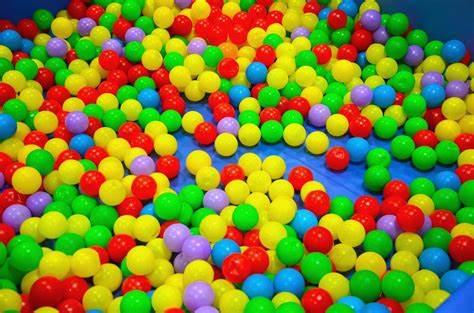
#> input picture opencv/resources/balls.jpg, 474 x 313 px
$ python split_method.py
#> lines starting #> are read from the running program, lines starting #| are printed output that depends on the picture
import cv2 as cv

img = cv.imread('resources/balls.jpg')
#> img is the input picture: shape (313, 474, 3); mean B, G, R 48.4, 132.2, 128.5
b,g,r = cv.split(img)
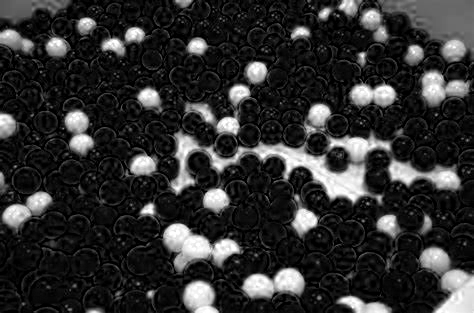
#> b: shape (313, 474); min 0, max 255, mean 48.4
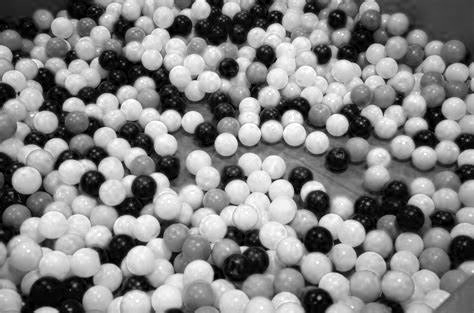
#> g: shape (313, 474); min 0, max 255, mean 132.2
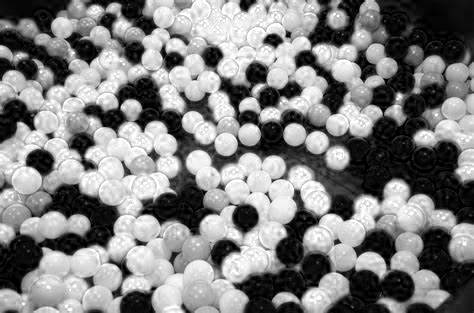
#> r: shape (313, 474); min 0, max 255, mean 128.5
cv.imshow('Blue',b)
cv.imshow('Green',g)
cv.imshow('Red',r)
cv.imshow('original image',img)
cv.waitKey(0)
cv.destroyAllWindows()

$ run again, with opencv/resources/apple.jpg copied over opencv/resources/balls.jpg
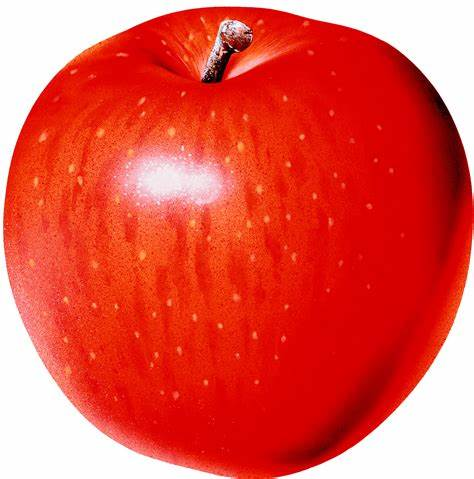
#> input picture opencv/resources/apple.jpg, 474 x 479 px
#> img is the input picture: shape (479, 474, 3); mean B, G, R 72.3, 83.8, 229
#> `b,g,r = cv.split(img)`:
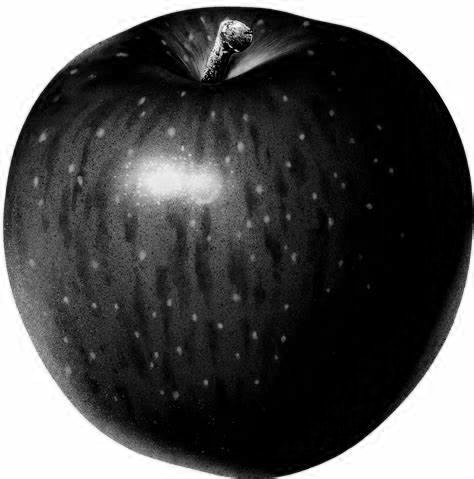
#> g: shape (479, 474); min 0, max 255, mean 83.8
#> `b,g,r = cv.split(img)`:
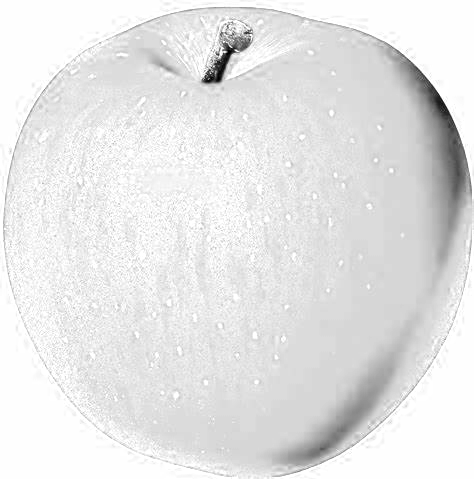
#> r: shape (479, 474); min 0, max 255, mean 229
